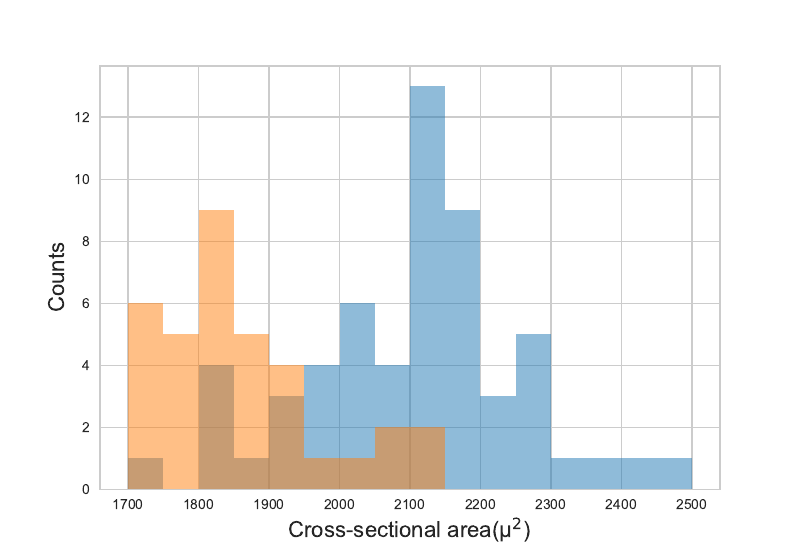

Source code (Python):
import numpy as np
import matplotlib.pyplot as plt
import seaborn as sns

# set up plotting style
colors = ['#1f77b4', '#ff7f0e', '#2ca02c', '#d62728',
          '#9467bd', '#8c564b', '#e377c2', '#7f7f7f',
          '#bcbd22', '#17becf']
sns.set(style='whitegrid', palette=colors, rc={'axes.labelsize': 16})

# load data
xa_high = np.loadtxt('data/xa_high_food.csv', comments='#')
xa_low = np.loadtxt('data/xa_low_food.csv', comments='#')

# set up plot
fig, ax = plt.subplots(1,1)
ax.set_xlabel('Cross-sectional area(µ$^2$)')
ax.set_ylabel('Counts')
bins = np.arange(1700, 2501, 50)

# plot the data as a histogram by bins
ax.hist((xa_low), bins = bins, alpha = 0.5)
ax.hist((xa_high), bins = bins, alpha = 0.5)
plt.show()

# save figure
fig.savefig('plotting.PDF', dpi = 600, transparent = True)
